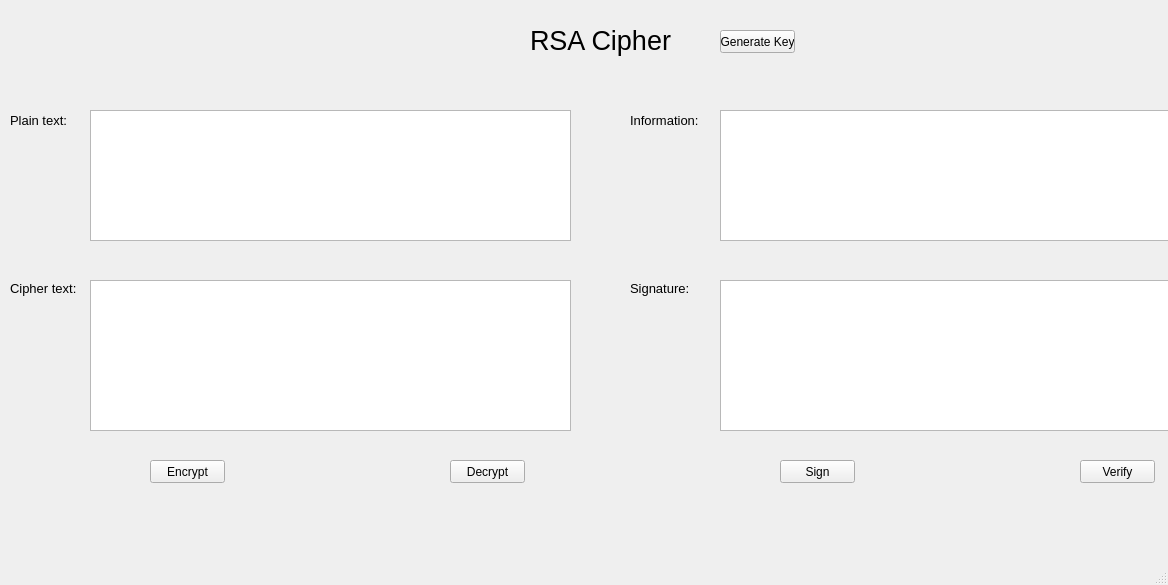
<?xml version="1.0" encoding="UTF-8"?>
<ui version="4.0">
 <class>MainWindow</class>
 <widget class="QMainWindow" name="MainWindow">
  <property name="geometry">
   <rect>
    <x>0</x>
    <y>0</y>
    <width>1168</width>
    <height>585</height>
   </rect>
  </property>
  <property name="windowTitle">
   <string>MainWindow</string>
  </property>
  <widget class="QWidget" name="centralwidget">
   <widget class="QPushButton" name="btn_sign">
    <property name="geometry">
     <rect>
      <x>780</x>
      <y>460</y>
      <width>75</width>
      <height>23</height>
     </rect>
    </property>
    <property name="text">
     <string>Sign</string>
    </property>
   </widget>
   <widget class="QLabel" name="signature_lbl">
    <property name="geometry">
     <rect>
      <x>630</x>
      <y>280</y>
      <width>71</width>
      <height>16</height>
     </rect>
    </property>
    <property name="font">
     <font>
      <pointsize>10</pointsize>
     </font>
    </property>
    <property name="text">
     <string>Signature:</string>
    </property>
   </widget>
   <widget class="QTextEdit" name="txt_info">
    <property name="geometry">
     <rect>
      <x>720</x>
      <y>110</y>
      <width>481</width>
      <height>131</height>
     </rect>
    </property>
   </widget>
   <widget class="QPushButton" name="btn_verify">
    <property name="geometry">
     <rect>
      <x>1080</x>
      <y>460</y>
      <width>75</width>
      <height>23</height>
     </rect>
    </property>
    <property name="text">
     <string>Verify</string>
    </property>
   </widget>
   <widget class="QPushButton" name="btn_gen_keys">
    <property name="geometry">
     <rect>
      <x>720</x>
      <y>30</y>
      <width>75</width>
      <height>23</height>
     </rect>
    </property>
    <property name="text">
     <string>Generate Key</string>
    </property>
   </widget>
   <widget class="QTextEdit" name="txt_sign">
    <property name="geometry">
     <rect>
      <x>720</x>
      <y>280</y>
      <width>481</width>
      <height>151</height>
     </rect>
    </property>
   </widget>
   <widget class="QLabel" name="information_lbl">
    <property name="geometry">
     <rect>
      <x>630</x>
      <y>110</y>
      <width>71</width>
      <height>21</height>
     </rect>
    </property>
    <property name="font">
     <font>
      <pointsize>10</pointsize>
     </font>
    </property>
    <property name="text">
     <string>Information:</string>
    </property>
   </widget>
   <widget class="QPushButton" name="btn_decrypt">
    <property name="geometry">
     <rect>
      <x>450</x>
      <y>460</y>
      <width>75</width>
      <height>23</height>
     </rect>
    </property>
    <property name="text">
     <string>Decrypt</string>
    </property>
   </widget>
   <widget class="QPushButton" name="btn_encrypt">
    <property name="geometry">
     <rect>
      <x>150</x>
      <y>460</y>
      <width>75</width>
      <height>23</height>
     </rect>
    </property>
    <property name="text">
     <string>Encrypt</string>
    </property>
   </widget>
   <widget class="QLabel" name="PlainText_lbl">
    <property name="geometry">
     <rect>
      <x>10</x>
      <y>110</y>
      <width>61</width>
      <height>21</height>
     </rect>
    </property>
    <property name="font">
     <font>
      <pointsize>10</pointsize>
     </font>
    </property>
    <property name="text">
     <string>Plain text:</string>
    </property>
   </widget>
   <widget class="QLabel" name="CipherText_lbl">
    <property name="geometry">
     <rect>
      <x>10</x>
      <y>280</y>
      <width>71</width>
      <height>16</height>
     </rect>
    </property>
    <property name="font">
     <font>
      <pointsize>10</pointsize>
     </font>
    </property>
    <property name="text">
     <string>Cipher text:</string>
    </property>
   </widget>
   <widget class="QTextEdit" name="txt_plain_text">
    <property name="geometry">
     <rect>
      <x>90</x>
      <y>110</y>
      <width>481</width>
      <height>131</height>
     </rect>
    </property>
   </widget>
   <widget class="QTextEdit" name="txt_cipher_text">
    <property name="geometry">
     <rect>
      <x>90</x>
      <y>280</y>
      <width>481</width>
      <height>151</height>
     </rect>
    </property>
   </widget>
   <widget class="QLabel" name="RSACipher_lbl">
    <property name="geometry">
     <rect>
      <x>530</x>
      <y>20</y>
      <width>171</width>
      <height>41</height>
     </rect>
    </property>
    <property name="minimumSize">
     <size>
      <width>0</width>
      <height>0</height>
     </size>
    </property>
    <property name="font">
     <font>
      <pointsize>20</pointsize>
     </font>
    </property>
    <property name="text">
     <string>RSA Cipher</string>
    </property>
   </widget>
  </widget>
  <widget class="QMenuBar" name="menubar">
   <property name="geometry">
    <rect>
     <x>0</x>
     <y>0</y>
     <width>1168</width>
     <height>21</height>
    </rect>
   </property>
  </widget>
  <widget class="QStatusBar" name="statusbar"/>
 </widget>
 <resources/>
 <connections/>
</ui>
